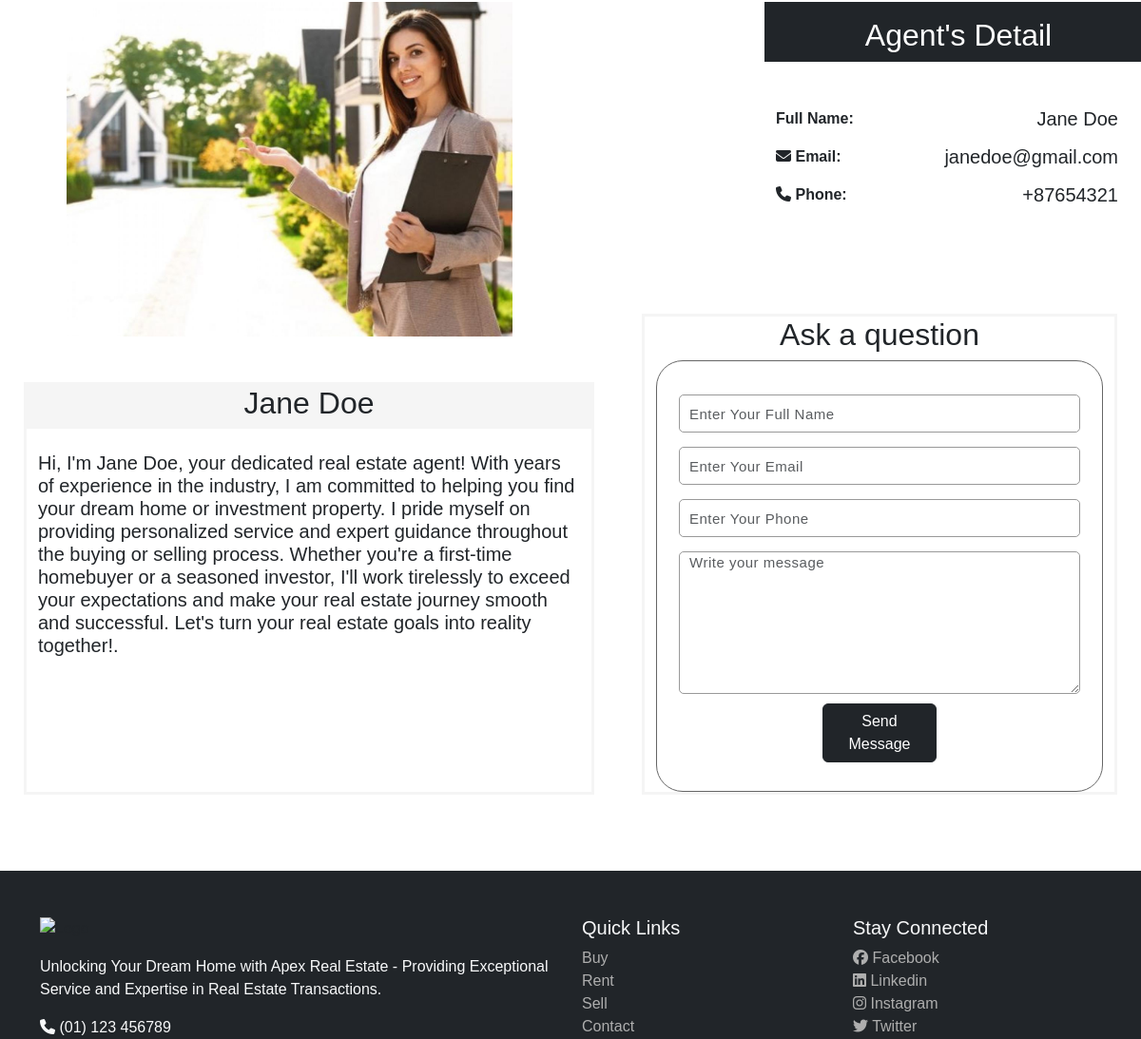
The app's page /agent_details/2 (middle part), older data.
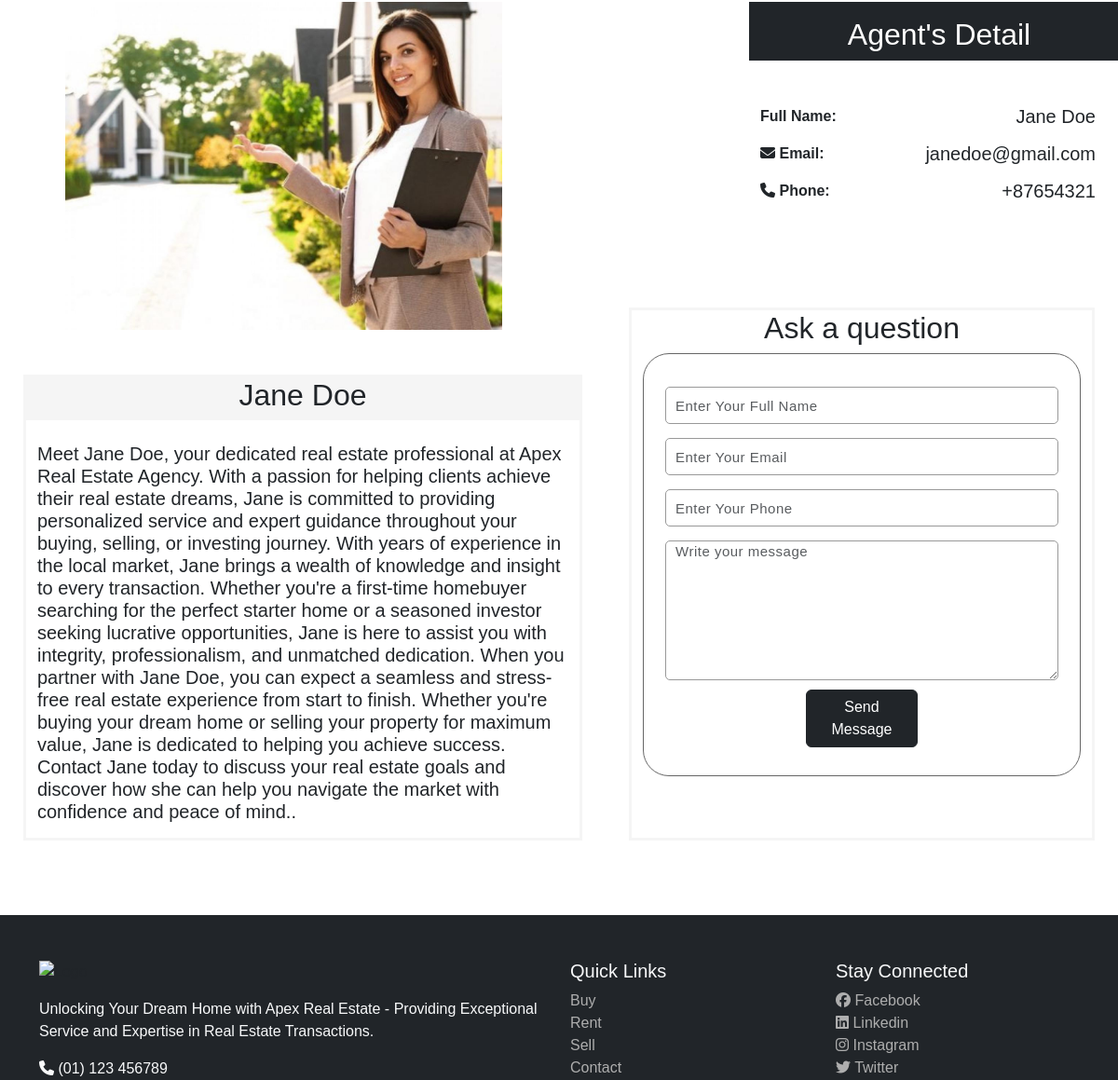
The same page, newer data.
### apex/models.py (models this page shows, shortened)
class Agent(db.Model, UserMixin):
  id = db.Column(db.Integer, primary_key=True)
  username = db.Column(db.String(20), unique=True, nullable=False)
  email = db.Column(db.String(120), unique=True, nullable=False)
  profile_pic = db.Column(db.String(255), nullable=False, default='default.jpg')
  password = db.Column(db.String(60), nullable=False)
  description = db.Column(db.Text, nullable=False, default='some description')
  phone_number = db.Column(db.String(20), nullable=False)
  full_name = db.Column(db.String(100), nullable=False)

### apex/main/routes.py (the view, shortened to what this page needs)
@main.route("/agent_details/<agent_id>", methods=['GET', 'POST'])
def agent_details(agent_id):
    agent_details = Agent.query.filter_by(id=agent_id).first()
    return render_template('agent_details.html', agent_details=agent_details, title='Agent Details')

### apex/templates/agent_details.html (shortened to what this page needs)
{% extends "layout.html" %}
{% block content %}
  <section class="mt-5">
    <div class="row">
      <div class="col-md-7 property-image-box">
          <img src="{{ url_for('static', filename='profile_pics/' + agent_details.profile_pic) }}" class="card-img-top rounded-0" alt="Agent Image" style="max-width: 68%; height: auto; margin-left: 70px;">
      </div>
      <div class="col-md-4 offset-1">
          <div class="col-12">
              <div class="row justify-content-center bg-dark">
                  <div class="details-description-title mt-3">
                      <h2 class="text-white text-center">Agent's Detail</h2>
                  </div>
              </div>
              <div class="row col-12 summary-list-box mt-5">
                  <ul class="col-12 summary-list">
                      <li class="d-flex justify-content-between">
                          <strong>Full Name:</strong>
                              <h5>{{agent_details.full_name}}</h5>
                      </li>
                      <li class="d-flex justify-content-between mt-2">
                          <strong><i class="fa fa-envelope"></i> Email:</strong>
                          <h5 onclick="window.location.href='mailto:{{ agent_details.email }}';" style="cursor:pointer;">{{ agent_details.email }}</h5>
                      </li>
                      <li class="d-flex justify-content-between mt-2">
                          <strong ><i class="fa fa-phone"></i> Phone:</strong>
                          <h5 onclick="window.location.href='tel:{{ agent_details.phone_number }}';" style="cursor:pointer;">{{ agent_details.phone_number }}</h5>
                      </li>
                  </ul>
              </div>
          </div>
      </div>
  </section>
  <section>
    <div class="container-fluid" >
      <div class="row">
        <div class="container col-md-6 mt-5" style="border: 3px solid whitesmoke;">
            <div class="row details-description-title " style="background-color: whitesmoke;">
                <h2 class="text-center">{{ agent_details.full_name }}</h2>
            </div>
            <div class="property-description mb-3 mt-4" >
                <h5 class="mt-2">{{ agent_details.description }}.</h5>
            </div>
        </div>
        <div class="container col-md-5" style="border: 3px solid whitesmoke; margin-top: -2%;">
          <h2 class="text-center">Ask a question</h2>
          <div class="form_box text-center">
            <form method="post" action="{{ url_for('main.agent_details', agent_id=agent_details.id) }}">
              <div class="row">
                <div class="input_box col-12">
                  <input type="text" name="full_name" class="form-control" placeholder="Enter Your Full Name" required>
                </div>
                <div class="input_box col-12">
                  <input type="email" name="email" class="form-control" placeholder="Enter Your Email" required>
                </div>
                <div class="input_box col-12">
                  <input type="tel" name="phone" class="form-control" placeholder="Enter Your Phone" required>
                </div>
                <div class="input_box col-12">
                    <textarea name="message" class="form-control" placeholder="Write your message" required></textarea>
                  </div>
                 <div class="col-4 offset-4">
                   <button type="submit" class="btn btn-dark">Send Message</button>
                 </div>
            </form>
        </div>
      </div>
        </div>
      </div>
  </section>
{% endblock %}

Row changes from the older to the newer data that the page shows:
changed Agent "Jane Doe": description "Hi, I'm Jane Doe, your dedicated real estate agent! With years of experience in the industry, I am committed to helping you find your dream home or investment property. I pride myself on providing personalized service and expert guidance throughout the buying or selling process. Whether you're a first-time homebuyer or a seasoned investor, I'll work tirelessly to exceed your expectations and make your real estate journey smooth and successful. Let's turn your real estate goals into reality together!" → "Meet Jane Doe, your dedicated real estate professional at Apex Real Estate Agency. With a passion for helping clients achieve their real estate dreams, Jane is committed to providing personalized service and expert guidance throughout your buying, selling, or investing journey. With years of experience in the local market, Jane brings a wealth of knowledge and insight to every transaction. Whether you're a first-time homebuyer searching for the perfect starter home or a seasoned investor seeking lucrative opportunities, Jane is here to assist you with integrity, professionalism, and unmatched dedication. When you partner with Jane Doe, you can expect a seamless and stress-free real estate…"
